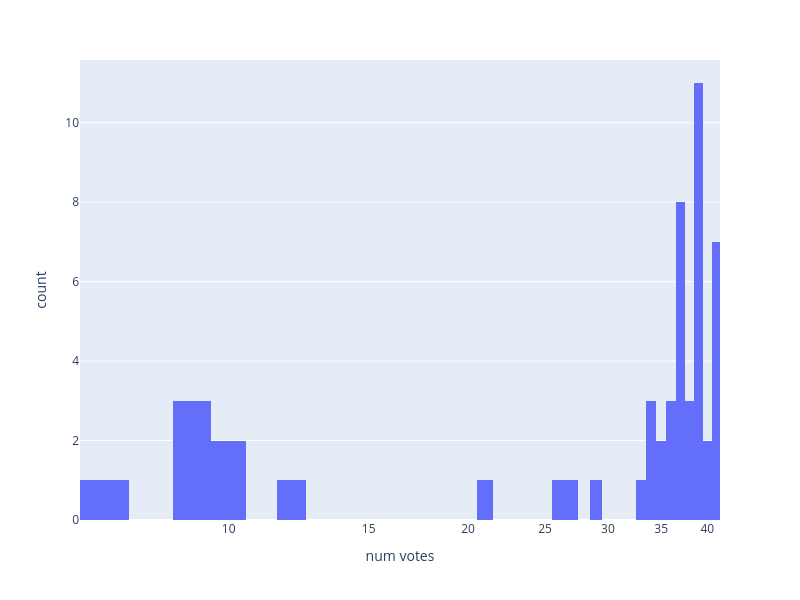

Here is the notebook cell this chart was saved with:
### Code cell
px.histogram(vote_2d, x="num votes", log_x=True, width=800, height=600)

### Figure 1 — Plotly figure (JSON) as saved in the notebook; plotly's stock layout.template omitted (floating-point values rounded to 4 significant figures; data arrays with more than 128 entries replaced by an {"elided": "..."} marker saying what was removed)
{"data": [{"alignmentgroup": "True", "bingroup": "x", "hovertemplate": "num votes=%{x}<br>count=%{y}<extra></extra>", "legendgroup": "", "marker": {"color": "#636efa", "pattern": {"shape": ""}}, "name": "", "offsetgroup": "", "orientation": "v", "showlegend": false, "type": "histogram", "x": {"elided": "435 int values"}, "xaxis": "x", "yaxis": "y"}], "layout": {"barmode": "relative", "height": 600, "legend": {"tracegroupgap": 0}, "margin": {"t": 60}, "width": 800, "xaxis": {"anchor": "y", "domain": [0, 1], "title": {"text": "num votes"}, "type": "log"}, "yaxis": {"anchor": "x", "domain": [0, 1], "title": {"text": "count"}}}}
